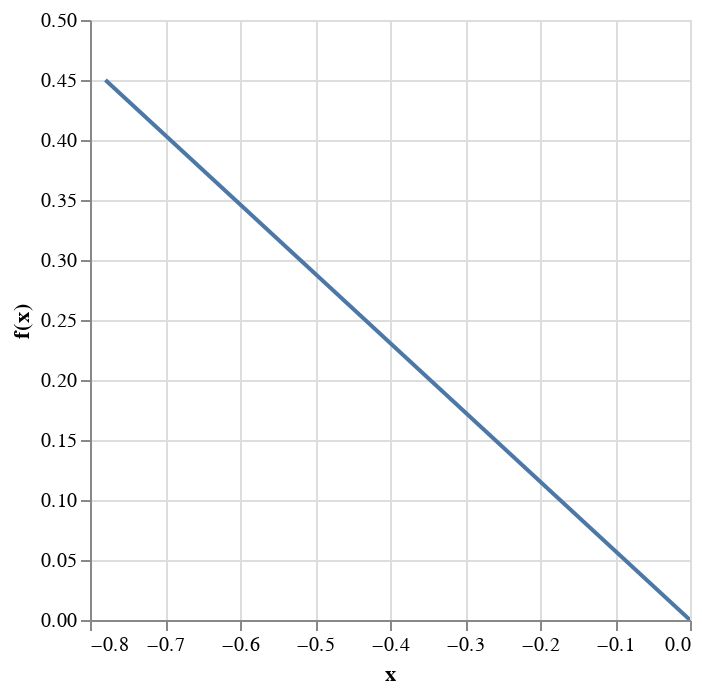

This figure's notebook cell:
### Code cell
alt.Chart(source).mark_line().encode(
    x='x',
    y='f(x)'
).interactive()

### Figure 1 — Vega-Lite specification as saved in the notebook (floating-point values rounded to 4 significant figures)
{"config": {"view": {"continuousWidth": 300, "continuousHeight": 300}}, "data": {"name": "data-1c550b55047ebbe20eb3cfd2d126bc96"}, "mark": {"type": "line"}, "encoding": {"x": {"field": "x", "type": "quantitative"}, "y": {"field": "f(x)", "type": "quantitative"}}, "params": [{"name": "param_3", "select": {"type": "interval", "encodings": ["x", "y"]}, "bind": "scales"}], "$schema": "https://vega.github.io/schema/vega-lite/v5.8.0.json", "datasets": {"data-1c550b55047ebbe20eb3cfd2d126bc96": [{"x": -0.7794, "f(x)": 0.45}, {"x": 0.0, "f(x)": 0.0}]}}
